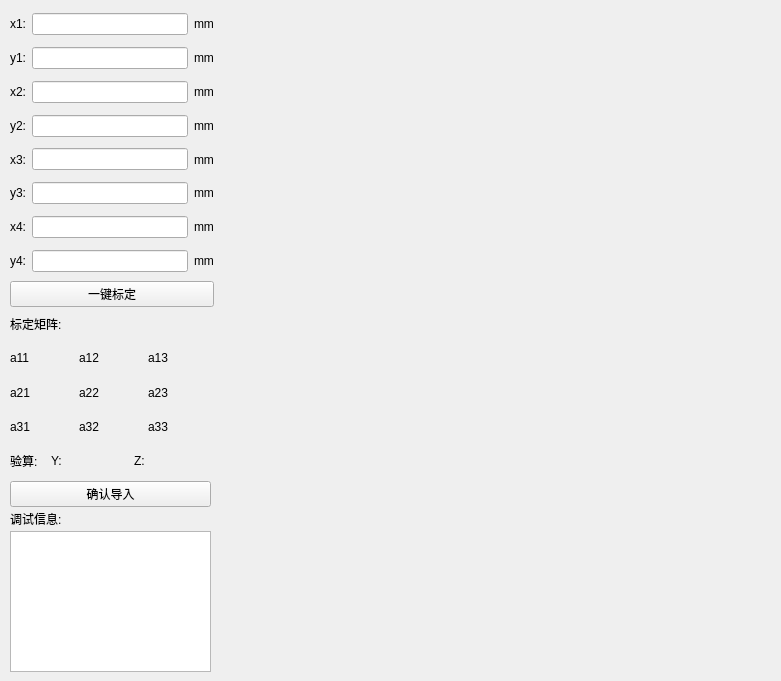
<?xml version="1.0" encoding="UTF-8"?>
<ui version="4.0">
 <class>cambuilddlg</class>
 <widget class="QDialog" name="cambuilddlg">
  <property name="geometry">
   <rect>
    <x>0</x>
    <y>0</y>
    <width>781</width>
    <height>681</height>
   </rect>
  </property>
  <property name="sizePolicy">
   <sizepolicy hsizetype="Fixed" vsizetype="Fixed">
    <horstretch>0</horstretch>
    <verstretch>0</verstretch>
   </sizepolicy>
  </property>
  <property name="minimumSize">
   <size>
    <width>781</width>
    <height>681</height>
   </size>
  </property>
  <property name="maximumSize">
   <size>
    <width>781</width>
    <height>681</height>
   </size>
  </property>
  <property name="windowTitle">
   <string>Dialog</string>
  </property>
  <widget class="QTextBrowser" name="record">
   <property name="geometry">
    <rect>
     <x>10</x>
     <y>531</y>
     <width>201</width>
     <height>141</height>
    </rect>
   </property>
  </widget>
  <widget class="QLabel" name="label_9">
   <property name="geometry">
    <rect>
     <x>10</x>
     <y>510</y>
     <width>67</width>
     <height>17</height>
    </rect>
   </property>
   <property name="text">
    <string>调试信息:</string>
   </property>
  </widget>
  <widget class="PictureBox" name="widget" native="true">
   <property name="geometry">
    <rect>
     <x>220</x>
     <y>10</y>
     <width>551</width>
     <height>661</height>
    </rect>
   </property>
  </widget>
  <widget class="QWidget" name="layoutWidget">
   <property name="geometry">
    <rect>
     <x>10</x>
     <y>310</y>
     <width>201</width>
     <height>197</height>
    </rect>
   </property>
   <layout class="QVBoxLayout" name="verticalLayout_2">
    <item>
     <widget class="QLabel" name="label_10">
      <property name="text">
       <string>标定矩阵:</string>
      </property>
     </widget>
    </item>
    <item>
     <layout class="QHBoxLayout" name="horizontalLayout_9">
      <item>
       <widget class="QLabel" name="a11_label">
        <property name="text">
         <string>a11</string>
        </property>
       </widget>
      </item>
      <item>
       <widget class="QLabel" name="a12_label">
        <property name="text">
         <string>a12</string>
        </property>
       </widget>
      </item>
      <item>
       <widget class="QLabel" name="a13_label">
        <property name="text">
         <string>a13</string>
        </property>
       </widget>
      </item>
     </layout>
    </item>
    <item>
     <layout class="QHBoxLayout" name="horizontalLayout_10">
      <item>
       <widget class="QLabel" name="a21_label">
        <property name="text">
         <string>a21</string>
        </property>
       </widget>
      </item>
      <item>
       <widget class="QLabel" name="a22_label">
        <property name="text">
         <string>a22</string>
        </property>
       </widget>
      </item>
      <item>
       <widget class="QLabel" name="a23_label">
        <property name="text">
         <string>a23</string>
        </property>
       </widget>
      </item>
     </layout>
    </item>
    <item>
     <layout class="QHBoxLayout" name="horizontalLayout_11">
      <item>
       <widget class="QLabel" name="a31_label">
        <property name="text">
         <string>a31</string>
        </property>
       </widget>
      </item>
      <item>
       <widget class="QLabel" name="a32_label">
        <property name="text">
         <string>a32</string>
        </property>
       </widget>
      </item>
      <item>
       <widget class="QLabel" name="a33_label">
        <property name="text">
         <string>a33</string>
        </property>
       </widget>
      </item>
     </layout>
    </item>
    <item>
     <layout class="QHBoxLayout" name="horizontalLayout_12">
      <item>
       <widget class="QLabel" name="label_11">
        <property name="text">
         <string>验算:</string>
        </property>
       </widget>
      </item>
      <item>
       <widget class="QLabel" name="label_12">
        <property name="text">
         <string>Y:</string>
        </property>
       </widget>
      </item>
      <item>
       <widget class="QLabel" name="posY_label">
        <property name="text">
         <string/>
        </property>
       </widget>
      </item>
      <item>
       <widget class="QLabel" name="label_13">
        <property name="text">
         <string>Z:</string>
        </property>
       </widget>
      </item>
      <item>
       <widget class="QLabel" name="posZ_label">
        <property name="text">
         <string/>
        </property>
       </widget>
      </item>
     </layout>
    </item>
    <item>
     <widget class="QPushButton" name="confimbuildBtn">
      <property name="focusPolicy">
       <enum>Qt::NoFocus</enum>
      </property>
      <property name="text">
       <string>确认导入</string>
      </property>
     </widget>
    </item>
   </layout>
  </widget>
  <widget class="QWidget" name="layoutWidget">
   <property name="geometry">
    <rect>
     <x>10</x>
     <y>10</y>
     <width>204</width>
     <height>297</height>
    </rect>
   </property>
   <layout class="QVBoxLayout" name="verticalLayout">
    <item>
     <layout class="QHBoxLayout" name="horizontalLayout">
      <item>
       <widget class="QLabel" name="label">
        <property name="text">
         <string>x1:</string>
        </property>
       </widget>
      </item>
      <item>
       <widget class="QLineEdit" name="x1_Edit">
        <property name="focusPolicy">
         <enum>Qt::NoFocus</enum>
        </property>
       </widget>
      </item>
      <item>
       <widget class="QLabel" name="label_14">
        <property name="text">
         <string>mm</string>
        </property>
       </widget>
      </item>
     </layout>
    </item>
    <item>
     <layout class="QHBoxLayout" name="horizontalLayout_2">
      <item>
       <widget class="QLabel" name="label_2">
        <property name="text">
         <string>y1:</string>
        </property>
       </widget>
      </item>
      <item>
       <widget class="QLineEdit" name="y1_Edit">
        <property name="focusPolicy">
         <enum>Qt::NoFocus</enum>
        </property>
       </widget>
      </item>
      <item>
       <widget class="QLabel" name="label_15">
        <property name="text">
         <string>mm</string>
        </property>
       </widget>
      </item>
     </layout>
    </item>
    <item>
     <layout class="QHBoxLayout" name="horizontalLayout_3">
      <item>
       <widget class="QLabel" name="label_3">
        <property name="text">
         <string>x2:</string>
        </property>
       </widget>
      </item>
      <item>
       <widget class="QLineEdit" name="x2_Edit">
        <property name="focusPolicy">
         <enum>Qt::NoFocus</enum>
        </property>
       </widget>
      </item>
      <item>
       <widget class="QLabel" name="label_16">
        <property name="text">
         <string>mm</string>
        </property>
       </widget>
      </item>
     </layout>
    </item>
    <item>
     <layout class="QHBoxLayout" name="horizontalLayout_4">
      <item>
       <widget class="QLabel" name="label_4">
        <property name="text">
         <string>y2:</string>
        </property>
       </widget>
      </item>
      <item>
       <widget class="QLineEdit" name="y2_Edit">
        <property name="focusPolicy">
         <enum>Qt::NoFocus</enum>
        </property>
       </widget>
      </item>
      <item>
       <widget class="QLabel" name="label_17">
        <property name="text">
         <string>mm</string>
        </property>
       </widget>
      </item>
     </layout>
    </item>
    <item>
     <layout class="QHBoxLayout" name="horizontalLayout_5">
      <item>
       <widget class="QLabel" name="label_5">
        <property name="text">
         <string>x3:</string>
        </property>
       </widget>
      </item>
      <item>
       <widget class="QLineEdit" name="x3_Edit">
        <property name="focusPolicy">
         <enum>Qt::NoFocus</enum>
        </property>
       </widget>
      </item>
      <item>
       <widget class="QLabel" name="label_18">
        <property name="text">
         <string>mm</string>
        </property>
       </widget>
      </item>
     </layout>
    </item>
    <item>
     <layout class="QHBoxLayout" name="horizontalLayout_6">
      <item>
       <widget class="QLabel" name="label_6">
        <property name="text">
         <string>y3:</string>
        </property>
       </widget>
      </item>
      <item>
       <widget class="QLineEdit" name="y3_Edit">
        <property name="focusPolicy">
         <enum>Qt::NoFocus</enum>
        </property>
       </widget>
      </item>
      <item>
       <widget class="QLabel" name="label_19">
        <property name="text">
         <string>mm</string>
        </property>
       </widget>
      </item>
     </layout>
    </item>
    <item>
     <layout class="QHBoxLayout" name="horizontalLayout_7">
      <item>
       <widget class="QLabel" name="label_7">
        <property name="text">
         <string>x4:</string>
        </property>
       </widget>
      </item>
      <item>
       <widget class="QLineEdit" name="x4_Edit">
        <property name="focusPolicy">
         <enum>Qt::NoFocus</enum>
        </property>
       </widget>
      </item>
      <item>
       <widget class="QLabel" name="label_20">
        <property name="text">
         <string>mm</string>
        </property>
       </widget>
      </item>
     </layout>
    </item>
    <item>
     <layout class="QHBoxLayout" name="horizontalLayout_8">
      <item>
       <widget class="QLabel" name="label_8">
        <property name="text">
         <string>y4:</string>
        </property>
       </widget>
      </item>
      <item>
       <widget class="QLineEdit" name="y4_Edit">
        <property name="focusPolicy">
         <enum>Qt::NoFocus</enum>
        </property>
       </widget>
      </item>
      <item>
       <widget class="QLabel" name="label_21">
        <property name="text">
         <string>mm</string>
        </property>
       </widget>
      </item>
     </layout>
    </item>
    <item>
     <widget class="QPushButton" name="cambuildBtn">
      <property name="focusPolicy">
       <enum>Qt::NoFocus</enum>
      </property>
      <property name="text">
       <string>一键标定</string>
      </property>
     </widget>
    </item>
   </layout>
  </widget>
 </widget>
 <customwidgets>
  <customwidget>
   <class>PictureBox</class>
   <extends>QWidget</extends>
   <header location="global">PictureBox.h</header>
   <container>1</container>
  </customwidget>
 </customwidgets>
 <resources/>
 <connections/>
</ui>
